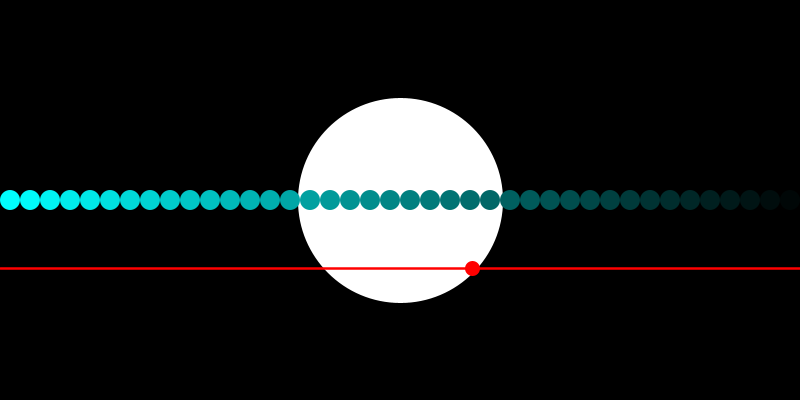
Frame 1 (no input)
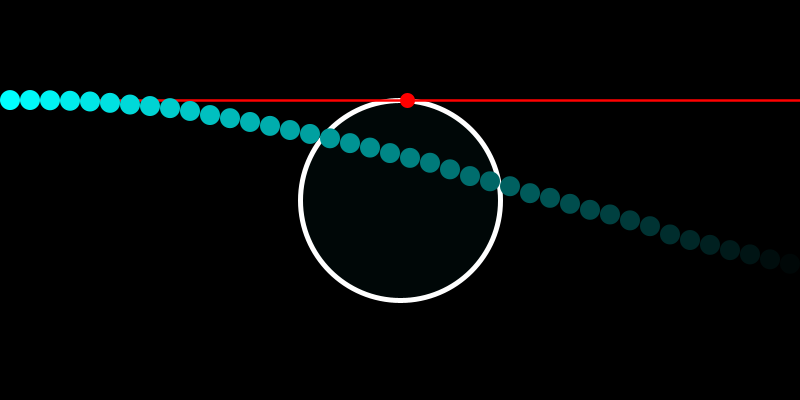
Frame 60 (the mouse pressed at the canvas centre just before this capture)
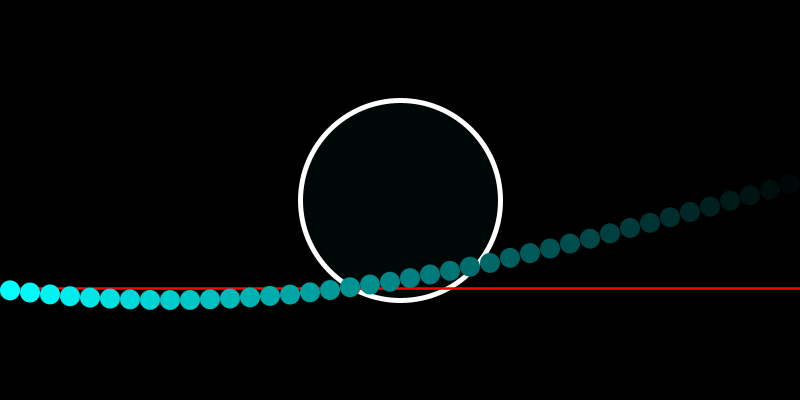
Frame 120 (the mouse held since frame 60 and released just before this capture)

The Processing sketch that drew these frames (run headless with seeded random() and noise(); from frame 60 on, the mouse is pressed at the canvas centre):

// Processing sketch: Sine_Wave
// ── Sine_Wave.pde
float[] stuffy;
void setup() {
  size(800,400);
  smooth();
  stuffy = new float [width/20];
  for (int i = 0; i<width/20; i++){
    stuffy[i] = height/2;
  }
}
void draw () {
  background(0);
  strokeWeight(5);
  stroke(255);
  ellipse(width/2, height/2, 200,200);
  strokeWeight(2.5);
  stroke(255, 0, 0);
  line(0, height/2+100*sin(millis()/300.0), width,height/2+ 100*sin(millis()/300.0) );
  strokeWeight(15);
  point( width/2+100*cos(millis()/300.0), height/2+100*sin(millis()/300.0) );
  noStroke();
  for (int i = 0; i<width/20; i++){
    fill(0, 255-255*20*i/width, 255-255*20*i/width);
    ellipse(20*i + 10, stuffy[i], 20,20);
  }
  for (int i = stuffy.length-1;i>0; i--){
    stuffy[i] = stuffy[i-1];
  }
  stuffy[0] =height/2+ 100*sin(millis() / 300.0);
}
